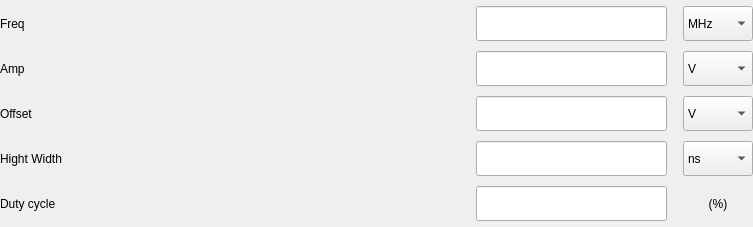
<?xml version="1.0" encoding="UTF-8"?>
<ui version="4.0">
 <class>wgSquare</class>
 <widget class="QWidget" name="wgSquare">
  <property name="geometry">
   <rect>
    <x>0</x>
    <y>0</y>
    <width>753</width>
    <height>227</height>
   </rect>
  </property>
  <property name="windowTitle">
   <string>Form</string>
  </property>
  <layout class="QGridLayout" name="gridLayout_3">
   <property name="leftMargin">
    <number>0</number>
   </property>
   <property name="topMargin">
    <number>0</number>
   </property>
   <property name="rightMargin">
    <number>0</number>
   </property>
   <property name="bottomMargin">
    <number>0</number>
   </property>
   <property name="spacing">
    <number>0</number>
   </property>
   <item row="0" column="0">
    <layout class="QGridLayout" name="gridLayout_2">
     <property name="horizontalSpacing">
      <number>390</number>
     </property>
     <property name="verticalSpacing">
      <number>10</number>
     </property>
     <item row="2" column="1">
      <layout class="QHBoxLayout" name="horizontalLayout_12">
       <property name="spacing">
        <number>16</number>
       </property>
       <item>
        <widget class="QLineEdit" name="lineEdit_8">
         <property name="minimumSize">
          <size>
           <width>191</width>
           <height>35</height>
          </size>
         </property>
         <property name="maximumSize">
          <size>
           <width>191</width>
           <height>16777215</height>
          </size>
         </property>
        </widget>
       </item>
       <item>
        <widget class="QComboBox" name="comboBox_13">
         <property name="minimumSize">
          <size>
           <width>70</width>
           <height>35</height>
          </size>
         </property>
         <property name="maximumSize">
          <size>
           <width>70</width>
           <height>35</height>
          </size>
         </property>
         <property name="cursor">
          <cursorShape>PointingHandCursor</cursorShape>
         </property>
         <item>
          <property name="text">
           <string>V</string>
          </property>
         </item>
        </widget>
       </item>
      </layout>
     </item>
     <item row="1" column="1">
      <layout class="QHBoxLayout" name="horizontalLayout_13">
       <property name="spacing">
        <number>16</number>
       </property>
       <item>
        <widget class="QLineEdit" name="lineEdit_9">
         <property name="minimumSize">
          <size>
           <width>191</width>
           <height>35</height>
          </size>
         </property>
         <property name="maximumSize">
          <size>
           <width>191</width>
           <height>16777215</height>
          </size>
         </property>
        </widget>
       </item>
       <item>
        <widget class="QComboBox" name="comboBox_14">
         <property name="minimumSize">
          <size>
           <width>70</width>
           <height>35</height>
          </size>
         </property>
         <property name="maximumSize">
          <size>
           <width>70</width>
           <height>35</height>
          </size>
         </property>
         <property name="cursor">
          <cursorShape>PointingHandCursor</cursorShape>
         </property>
         <item>
          <property name="text">
           <string>V</string>
          </property>
         </item>
        </widget>
       </item>
      </layout>
     </item>
     <item row="3" column="0">
      <widget class="QLabel" name="label_17">
       <property name="text">
        <string>Hight Width</string>
       </property>
      </widget>
     </item>
     <item row="0" column="0">
      <widget class="QLabel" name="label_12">
       <property name="text">
        <string>Freq</string>
       </property>
      </widget>
     </item>
     <item row="1" column="0">
      <widget class="QLabel" name="label_18">
       <property name="text">
        <string>Amp</string>
       </property>
      </widget>
     </item>
     <item row="2" column="0">
      <widget class="QLabel" name="label_19">
       <property name="text">
        <string>Offset</string>
       </property>
      </widget>
     </item>
     <item row="0" column="1">
      <layout class="QHBoxLayout" name="horizontalLayout_14">
       <property name="spacing">
        <number>16</number>
       </property>
       <item>
        <widget class="QLineEdit" name="lineEdit_10">
         <property name="minimumSize">
          <size>
           <width>191</width>
           <height>35</height>
          </size>
         </property>
         <property name="maximumSize">
          <size>
           <width>191</width>
           <height>16777215</height>
          </size>
         </property>
        </widget>
       </item>
       <item>
        <widget class="QComboBox" name="comboBox_15">
         <property name="minimumSize">
          <size>
           <width>70</width>
           <height>35</height>
          </size>
         </property>
         <property name="maximumSize">
          <size>
           <width>70</width>
           <height>35</height>
          </size>
         </property>
         <property name="cursor">
          <cursorShape>PointingHandCursor</cursorShape>
         </property>
         <item>
          <property name="text">
           <string>MHz</string>
          </property>
         </item>
        </widget>
       </item>
      </layout>
     </item>
     <item row="3" column="1">
      <layout class="QHBoxLayout" name="horizontalLayout_15">
       <property name="spacing">
        <number>16</number>
       </property>
       <item>
        <widget class="QLineEdit" name="lineEdit_11">
         <property name="minimumSize">
          <size>
           <width>191</width>
           <height>35</height>
          </size>
         </property>
         <property name="maximumSize">
          <size>
           <width>191</width>
           <height>16777215</height>
          </size>
         </property>
        </widget>
       </item>
       <item>
        <widget class="QComboBox" name="comboBox_16">
         <property name="minimumSize">
          <size>
           <width>70</width>
           <height>35</height>
          </size>
         </property>
         <property name="maximumSize">
          <size>
           <width>70</width>
           <height>35</height>
          </size>
         </property>
         <property name="cursor">
          <cursorShape>PointingHandCursor</cursorShape>
         </property>
         <item>
          <property name="text">
           <string>ns</string>
          </property>
         </item>
        </widget>
       </item>
      </layout>
     </item>
     <item row="4" column="0">
      <widget class="QLabel" name="label_20">
       <property name="text">
        <string>Duty cycle</string>
       </property>
      </widget>
     </item>
     <item row="4" column="1">
      <layout class="QHBoxLayout" name="horizontalLayout_4">
       <property name="spacing">
        <number>16</number>
       </property>
       <item>
        <widget class="QLineEdit" name="lineEdit_12">
         <property name="minimumSize">
          <size>
           <width>191</width>
           <height>35</height>
          </size>
         </property>
         <property name="maximumSize">
          <size>
           <width>191</width>
           <height>16777215</height>
          </size>
         </property>
        </widget>
       </item>
       <item>
        <widget class="QLabel" name="label_2">
         <property name="minimumSize">
          <size>
           <width>70</width>
           <height>35</height>
          </size>
         </property>
         <property name="maximumSize">
          <size>
           <width>70</width>
           <height>35</height>
          </size>
         </property>
         <property name="text">
          <string>(%)</string>
         </property>
         <property name="alignment">
          <set>Qt::AlignmentFlag::AlignCenter</set>
         </property>
        </widget>
       </item>
      </layout>
     </item>
    </layout>
   </item>
  </layout>
 </widget>
 <resources/>
 <connections/>
</ui>
